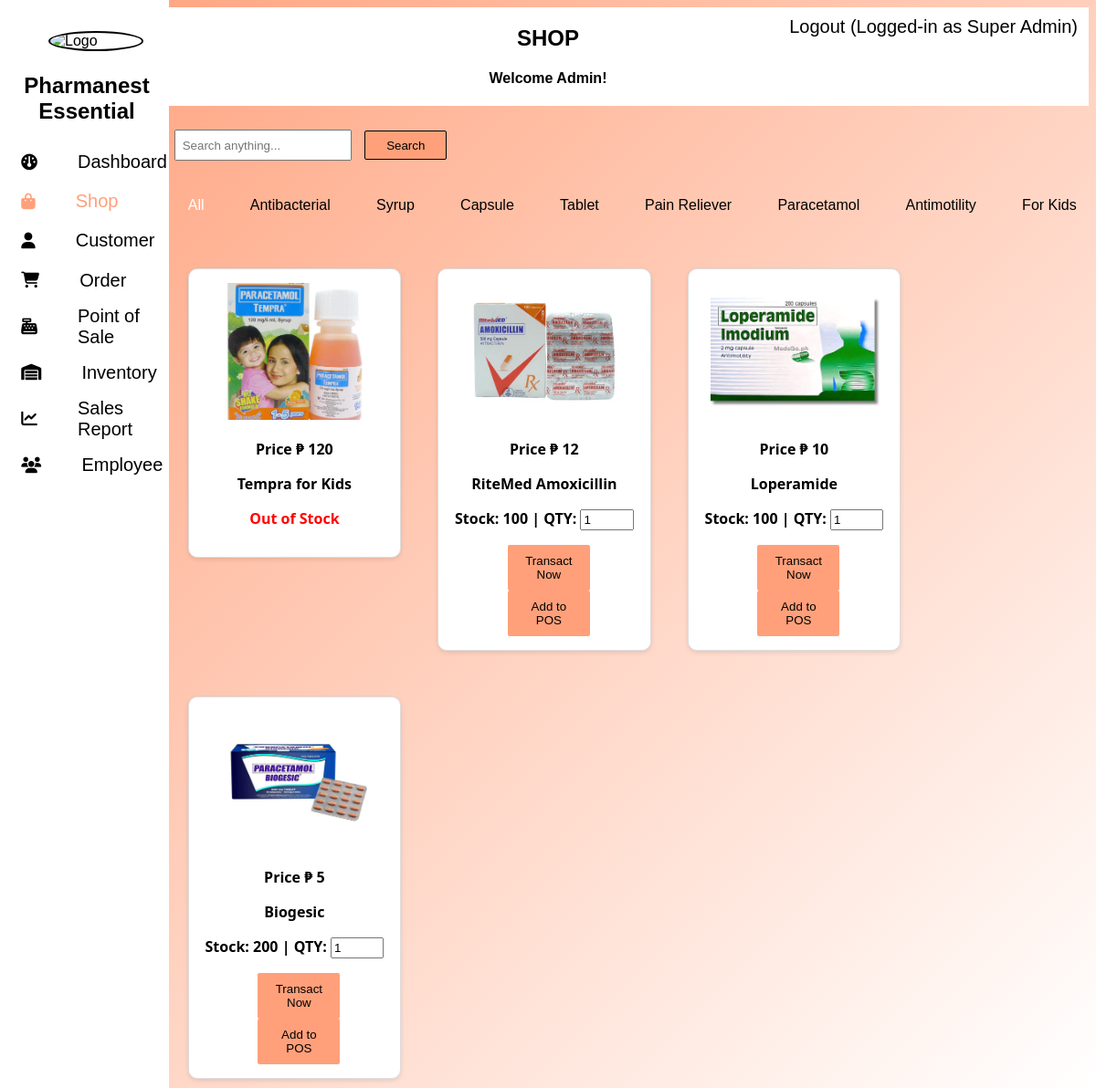
The app's page /admin/shop/index.php (signed in) with its own data.
### tables this page shows
CREATE TABLE `category` (
  `id` int(11) NOT NULL,
  `name` varchar(255) NOT NULL
);

CREATE TABLE `product` (
  `id` int(11) NOT NULL,
  `name` varchar(256) NOT NULL,
  `price` double NOT NULL,
  `current_quantity` int(11) NOT NULL DEFAULT 0,
  `applicable_discounts` varchar(128) NOT NULL,
  `prescription_is_required` tinyint(1) NOT NULL,
  `photo` text NOT NULL,
  `rack_location` text NOT NULL,
  `maintaining_quantity` int(11) NOT NULL,
  `cost` double DEFAULT NULL
);

### admin/shop/index.php (the view, shortened to what this page needs)
<?php
    $base_url = $_SESSION["BASE_URL"];
    $doc_root = $_SESSION["DOC_ROOT"];
?>
<!DOCTYPE html>
<html>
    <head>
        <link rel="stylesheet" href="https://cdnjs.cloudflare.com/ajax/libs/font-awesome/6.5.1/css/all.min.css">
        <link rel="stylesheet" type="text/css" href="<?php echo $base_url;?>assets/styles/bootstrap.css">
        <link rel="stylesheet" type="text/css" href="../styles.css">
        <link rel="stylesheet" type="text/css" href="styles.css">
    </head>
    <body style="background: linear-gradient(to bottom right, lightsalmon, white); background-repeat: no-repeat; background-attachment: fixed;">
        <?php include '../components/side_nav.php'; ?>
        <?php
            $current_page_title = "shop";
            include '../components/top_nav.php';
        ?>
        <?php
            $category_id = NULL;
            $query = NULL;
        ?>
        <div class="container">
            <div class="search">
                <form method="GET" action="">
                <input type="text" value="<?php echo $query; ?>" name="query" placeholder="Search anything...">
                    <button class="btns" type="submit">Search</button>
                </form>
            </div>
            <div class="categories">
            <div class="meds"><a <?php if (is_null($category_id)){echo 'class=active-category '; }; ?>href="./index.php">All</a></div>
            <?php
                include($doc_root.'/utils/connect.php');
                $sqlGetCategories = "SELECT id AS category_id, name AS category_name FROM category
                                ORDER BY id DESC";
                $category_result = mysqli_query($conn,$sqlGetCategories);
                while($data = mysqli_fetch_array($category_result)){
            ?>
            <div class="meds"><a <?php if ($category_id == $data['category_id']){echo 'class=active-category '; }; ?>href="./index.php?category_id=<?php echo $data['category_id']; ?>"><?php echo $data["category_name"];?></a></div>
            <?php
                };
            ?>
            </div>
            <div class="details">
            <?php
                $sqlGetProducts = "SELECT p.id AS product_id, name AS product_name, price, photo, current_quantity
                                        FROM product_categories mc
                                        JOIN product p ON mc.product_id = p.id
                                    ";
                $sqlGetProducts .= " ORDER BY p.id DESC";
                $product_results = mysqli_query($conn,$sqlGetProducts);
                while($data = mysqli_fetch_array($product_results)){
            ?>
            <div class="product">
                <center>
                    <img class="img" src="<?php echo $data['photo']; ?>" alt="<?php echo $data['product_name']; ?>">
                </center>
                <p>Price &#8369 <?php echo $data['price']; ?></p>
                <p><?php echo $data['product_name']; ?></p>
                <?php
                    if ($data['current_quantity'] == '0'){
                        echo "<p style='color: red;'>Out of Stock</p>";
                    } else {
                        ?>
                        <p>Stock: <?php echo $data['current_quantity']; ?> | QTY: <input value="1" step="1" type="number" max="<?php echo $data['current_quantity']; ?>" class="quantity" id="qty_<?php echo $data['product_id']; ?>" min="1" oninput="adjustInputValue(this)"></p>
                        <center>
                            <button class="btn" onclick="addQTY('<?php echo $data['product_id']; ?>', 'yes')">Transact Now</button>
                            <button class="btn" onclick="addQTY('<?php echo $data['product_id']; ?>', 'no')">Add to POS</button>
                        </center>
                    <?php
                    }
                ?>
            </div>
            <?php
                };
            ?>
            </div>
        </div>
    </body>
</html>

### admin/components/side_nav.php
<div class="sidenav">
	<img id="logo" src=<?php echo $base_url."assets/images/logo.png";?> alt="Logo">
    <h2 style="text-align: center;"> Pharmanest Essential </h2>
    <div id="nav_dashboard" class="menu">
        <i class="fas fa-dashboard"></i>
        <a href=<?php echo $base_url."admin/dashboard/index.php";?>>Dashboard</a>
    </div>
    <div id="nav_shop" class="menu">
        <i class="fas fa-shopping-bag"></i>
        <a href=<?php echo $base_url."admin/shop/index.php";?>>Shop</a>
    </div>
    <div id="nav_customer" class="menu">
        <i class="fas fa-user"></i>
        <a href=<?php echo $base_url."admin/customer/index.php";?>>Customer</a>
    </div>
    <div id="nav_order" class="menu">
        <i class="fas fa-cart-shopping"></i>
        <a href=<?php echo $base_url."admin/order/index.php";?>>Order</a>
    </div>
    <div id="nav_pos" class="menu">
        <i class="fas fa-cash-register"></i>
        <a href=<?php echo $base_url."admin/pos/index.php";?>>Point of Sale</a>
    </div>
    <div id="nav_inventory" class="menu">
        <i class="fas fa-warehouse"></i>
        <a href=<?php echo $base_url."admin/inventory/index.php";?>>Inventory</a>
    </div>
    <div id="nav_sales_report" class="menu">
        <i class="fas fa-chart-line"></i>
        <a href=<?php echo $base_url."admin/sales_report/index.php";?>>Sales Report</a>
    </div>
    <div id="nav_employee" class="menu">
        <i class="fas fa-users"></i>
        <a href=<?php echo $base_url."admin/employee/index.php";?>>Employee</a>
    </div>
</div>

### admin/components/top_nav.php
<div class="topnav">
    <a href=<?php echo $base_url."account/logout.php";?>>Logout (Logged-in as <?php echo ucwords($_SESSION['user_role']); ?>)</a>
</div>
<center>
    <div class="head">
        <h2> <?php echo strtoupper($current_page_title); ?> </h2>
        <h4>Welcome <?php echo ucwords($_SESSION['user_first_name']); ?>!</h4>
    </div>
</center>

### admin/styles.css (style rules this page uses)
body { font-family: Arial, sans-serif; background-color: lightsalmon; }
.sidenav { height: 100%; width: 15%; position: fixed; z-index: 1; top: 0; left: 0; background-color: white; padding-top: 10px; padding-left:5px; font-family:Arial; }
.sidenav a,.dropdown-btn { padding: 6px 8px 6px 16px; text-decoration: none; font-size: 20px; color: #050505; display: block; border: none; background: none; width: 100%; text-align: left; cursor: pointer; outline: none; }
.active a { color: lightsalmon !important; }
.active i { color: lightsalmon !important; }
.topnav { overflow: hidden; background-color: transparent; margin:0px; vertical-align:top; width: 100%; height:9%; position: fixed; top: 0; left: 0; }
.topnav a { float: right; text-align: center; padding: 18px 20px; text-decoration: none; font-size: 20px; font-family:'Franklin Gothic Medium', 'Arial Narrow', Arial, sans-serif; color: black; display: block; border: none; background: none; cursor: pointer; outline: none; }
.menu { display: flex; align-items: center; gap: 10px; }
i { padding:0.8rem 0.2rem; border-radius:10px; font-size:1.10rem; cursor:pointer; margin:0 15px; transition:1s; }
#logo { width: 100px; float: left; border-radius: 100%; border: solid 2px black; margin: 1.5rem; margin-left: 3rem; }
div.head { width:100%; font-family:Arial; background-color:white; color:black; float:right;; margin-top:0px; margin-right:0px; margin-left:10px; top: 0; right: 0; overflow:hidden; }

### admin/shop/styles.css (style rules this page uses)
* { text-decoration: none; }
.product { width: 20%; float:left; font-family: 'Segoe UI', Tahoma, Geneva, Verdana, sans-serif; font-weight: bold; background-color: white; border-radius: 20% solid black; padding-bottom: 1%; padding-left: 1%; margin-left: 2%; margin-right: 2%; margin-top: 4%; margin-bottom: 1%; }
.img { width: 80%; object-fit: cover; }
.search { background-color: transparent; width: 70%; margin-top: 2%; margin-left: 0.5%; margin-bottom: 0.5%; }
input { padding: 1%; width: 25%; }
.btns { background-color: lightsalmon; padding: 1%; border: solid 1px black; }
.categories { width: 100%; background: transparent; }
.categories { display: flex; overflow-x: auto; gap: 10px; padding: 10px 0; }
.meds { color:black; background-repeat: no-repeat; background-attachment: fixed; border-radius: 4px; display: inline-block; font-size: 16px; font-weight: 500; color: #333; cursor: pointer; padding: 1%; white-space: nowrap; width: auto; text-align: center; margin-top: 1.5%; margin-left: 1%; margin-right: 1%; }
.meds a { color:black; }
.product { background-color: white; border: 1px solid #ddd; border-radius: 10px; padding: 15px; text-align: center; box-shadow: 0 2px 5px rgba(0, 0, 0, 0.1); height: 100%; }
.product img { width: 100%; height: 150px; object-fit: cover; border-radius: 5px; }
button { background-color: lightsalmon; margin-left: 10px; border-radius: 2px; padding: 10px; width: 90px; border: transparent; }
.head { width:100%; font-family:Arial; background-color:white; color:black; float:right;; margin-top:0px; margin-right:0px; margin-left:10px; top: 0; right: 0; overflow:hidden; }
.container { width: 85%; float: right; margin-top: 0.5%; }
.btn { font-family: 'Franklin Gothic Medium', 'Arial Narrow', Arial, sans-serif; }
.container { width: 85%; float: right; }
.active-category { color: white !important; }
a { color: black !important; }

### records on screen
category: name "Antibacterial"
category: name "Syrup"
category: name "Capsule"
category: name "Tablet"
category: name "Pain Reliever"
category: name "Paracetamol"
category: name "Antimotility"
category: name "For Kids"
product: photo (picture), price "120", name "Tempra for Kids", current_quantity "Out of Stock"
product: photo (picture), price "12", name "RiteMed Amoxicillin", current_quantity "100"
product: photo (picture), price "10", name "Loperamide", current_quantity "100"
product: photo (picture), price "5", name "Biogesic", current_quantity "200", id "1"

### other values on screen
$_SESSION['user_role'] "Super Admin"
$current_page_title "SHOP"
$_SESSION['user_first_name'] "Admin"
